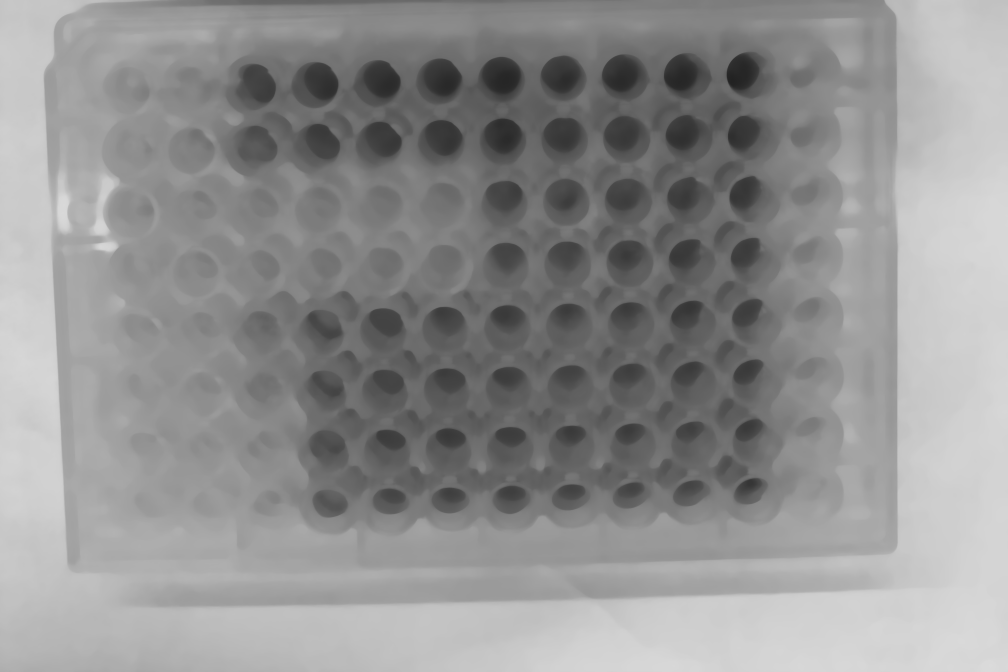
#> input picture Coding_Task_2/my.png, 3024 x 2016 px (shown at 1/3 size); its folder holds 5 pictures in this run
$ jupyter execute --allow-errors Untitled.ipynb   (shell and % lines are left out)   (older library calls are emulated)
#> lines starting #> are read from the running program, lines starting #| are printed output that depends on the picture; after the words box and inside, x2 and y2 are one past the last pixel; in counts of white or black regions, pixels touching at a corner belong together
[cell 1]
import numpy as np
import matplotlib.pyplot as plt
import skimage.io as io
import skimage.filters as skf
import skimage.morphology as skm

[cell 2]
from PIL import Image
import pillow_heif
import glob
import os

file_names = glob.glob(os.path.join("*.HEIC"))

for q in range(0,len(file_names),1):
    url_name = file_names[q]
    heif_file = pillow_heif.read_heif(url_name)
    image = Image.frombytes(heif_file.mode,heif_file.size,heif_file.data,"raw",)
    url_name = url_name.split('.')[0]+'.png'
    #image.save(url_name, format="png")

#> (a cell that did not finish here is left out)

#> (a cell that did not finish here is left out)

#> (a cell that did not finish here is left out)

[cell 6]
threshold_manual = 78


#> (the rest of this cell did not finish here and is left out)

[cell 7]
import numpy as np
import matplotlib.pyplot as plt
import skimage.io as io
import skimage.filters as skf
import skimage.morphology as skm
from PIL import Image
import pillow_heif
import glob
import os
import cv2

[cell 8]
img = cv2.imread('my.png',0)
#> img is the input picture: shape (2016, 3024); min 34, max 219, mean 145


ret,thr = cv2.threshold(img, 78, 255, cv2.THRESH_BINARY)
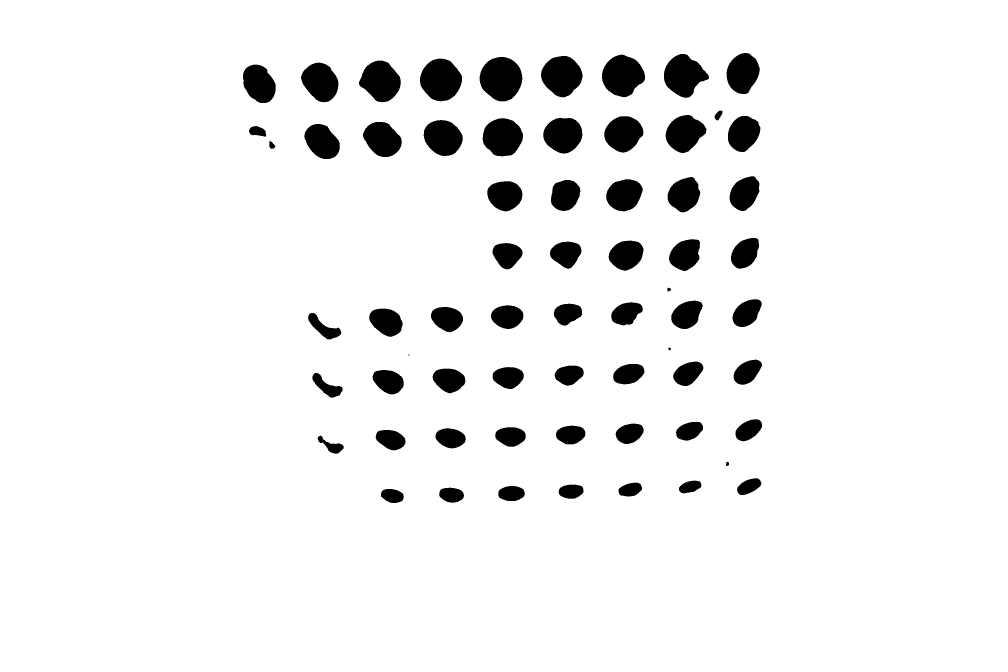
#> thr: shape (2016, 3024) (shown at 1/3 size); 94.1% white; 65 black regions (1 under 20 px)
cnts = cv2.findContours(thr, cv2.RETR_LIST, cv2.CHAIN_APPROX_SIMPLE)[-2]
#> cnts = 66 contours, 1 with area under 20; largest, box (x1, y1, x2, y2) and area: (0, 0, 3024, 2016) 6091345, (1438, 170, 1568, 305) 13260, (1259, 175, 1387, 305) 12330, (1805, 163, 1936, 293) 12072, (1991, 161, 2128, 294) 11622


s1= 1500
s2 = 100000000

xcnts = []
for i in cnts:
    if s1<cv2.contourArea(i) <s2:
        xcnts.append(i)
#> this loop made 66 passes
#> after the loop, xcnts = 59 contours; largest, box (x1, y1, x2, y2) and area: (0, 0, 3024, 2016) 6091345, (1438, 170, 1568, 305) 13260, (1259, 175, 1387, 305) 12330, (1805, 163, 1936, 293) 12072, (1991, 161, 2128, 294) 11622


print("Number of dots: {}".format(len(xcnts)))
#| Number of dots: 59

plt.figure(figsize=(6, 6))
plt.imshow(thr, cmap ='gray')
plt.show()
